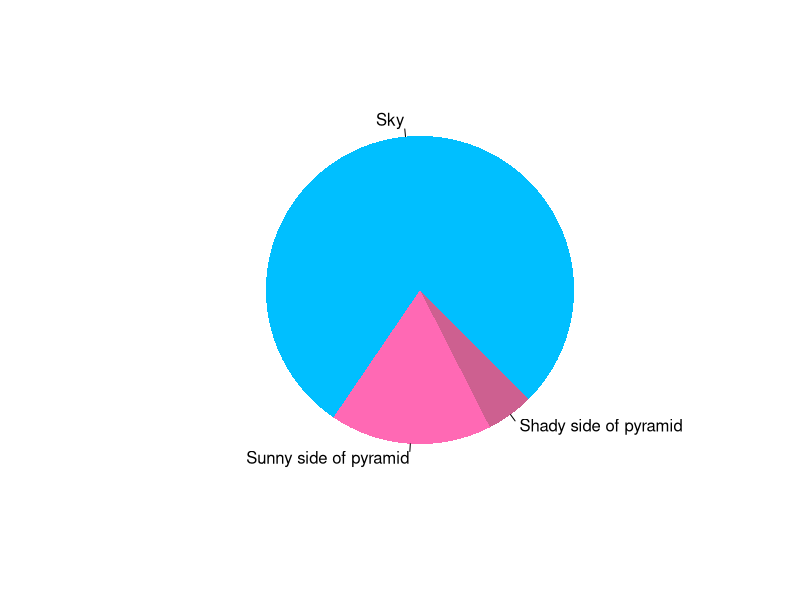

This figure's R source:
## ---- chunk 1
paste("This", "new", "template", "looks", "good")
## ---- chunk 2
pie(
  c(Sky = 78, "Sunny side of pyramid" = 17, "Shady side of pyramid" = 5), 
  init.angle = 315, 
  col = c("deepskyblue", "hotpink", "hotpink3"), 
  border = FALSE
)
## ---- chunk 3

